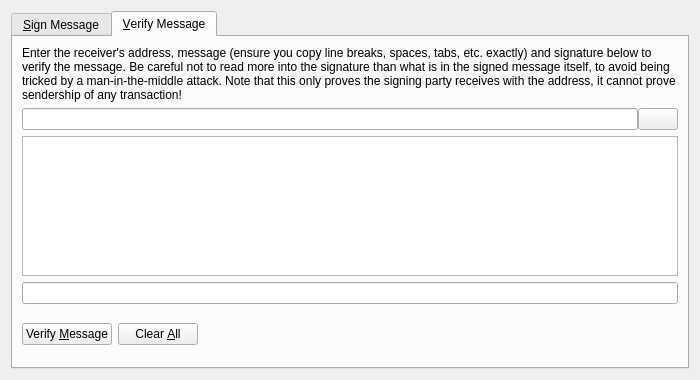
<?xml version="1.0" encoding="UTF-8"?>
<ui version="4.0">
 <class>SignVerifyMessageDialog</class>
 <widget class="QDialog" name="SignVerifyMessageDialog">
  <property name="geometry">
   <rect>
    <x>0</x>
    <y>0</y>
    <width>700</width>
    <height>380</height>
   </rect>
  </property>
  <property name="windowTitle">
   <string>Signatures - Sign / Verify a Message</string>
  </property>
  <property name="modal">
   <bool>true</bool>
  </property>
  <layout class="QVBoxLayout" name="verticalLayout">
   <item>
    <widget class="QTabWidget" name="tabWidget">
     <property name="currentIndex">
      <number>1</number>
     </property>
     <widget class="QWidget" name="tabSignMessage">
      <attribute name="title">
       <string>&amp;Sign Message</string>
      </attribute>
      <layout class="QVBoxLayout" name="verticalLayout_SM">
       <item>
        <widget class="QLabel" name="infoLabel_SM">
         <property name="text">
          <string>You can sign messages/agreements with your addresses to prove you can receive SMC sent to them. Be careful not to sign anything vague or random, as phishing attacks may try to trick you into signing your identity over to them. Only sign fully-detailed statements you agree to.</string>
         </property>
         <property name="textFormat">
          <enum>Qt::PlainText</enum>
         </property>
         <property name="wordWrap">
          <bool>true</bool>
         </property>
        </widget>
       </item>
       <item>
        <layout class="QHBoxLayout" name="horizontalLayout_1_SM">
         <property name="spacing">
          <number>0</number>
         </property>
         <item>
          <widget class="QValidatedLineEdit" name="addressIn_SM">
           <property name="toolTip">
            <string>The SMC address to sign the message with</string>
           </property>
          </widget>
         </item>
         <item>
          <widget class="QPushButton" name="addressBookButton_SM">
           <property name="toolTip">
            <string>Choose previously used address</string>
           </property>
           <property name="text">
            <string/>
           </property>
           <property name="shortcut">
            <string>Alt+A</string>
           </property>
           <property name="autoDefault">
            <bool>false</bool>
           </property>
          </widget>
         </item>
         <item>
          <widget class="QPushButton" name="pasteButton_SM">
           <property name="toolTip">
            <string>Paste address from clipboard</string>
           </property>
           <property name="text">
            <string/>
           </property>
           <property name="shortcut">
            <string>Alt+P</string>
           </property>
           <property name="autoDefault">
            <bool>false</bool>
           </property>
          </widget>
         </item>
        </layout>
       </item>
       <item>
        <widget class="QPlainTextEdit" name="messageIn_SM">
         <property name="toolTip">
          <string>Enter the message you want to sign here</string>
         </property>
        </widget>
       </item>
       <item>
        <widget class="QLabel" name="signatureLabel_SM">
         <property name="text">
          <string>Signature</string>
         </property>
         <property name="textFormat">
          <enum>Qt::PlainText</enum>
         </property>
        </widget>
       </item>
       <item>
        <layout class="QHBoxLayout" name="horizontalLayout_2_SM">
         <property name="spacing">
          <number>0</number>
         </property>
         <item>
          <widget class="QLineEdit" name="signatureOut_SM">
           <property name="font">
            <font>
             <italic>true</italic>
            </font>
           </property>
           <property name="readOnly">
            <bool>true</bool>
           </property>
          </widget>
         </item>
         <item>
          <widget class="QPushButton" name="copySignatureButton_SM">
           <property name="toolTip">
            <string>Copy the current signature to the system clipboard</string>
           </property>
           <property name="text">
            <string/>
           </property>
           <property name="autoDefault">
            <bool>false</bool>
           </property>
          </widget>
         </item>
        </layout>
       </item>
       <item>
        <layout class="QHBoxLayout" name="horizontalLayout_3_SM">
         <item>
          <widget class="QPushButton" name="signMessageButton_SM">
           <property name="toolTip">
            <string>Sign the message to prove you own this SMC address</string>
           </property>
           <property name="text">
            <string>Sign &amp;Message</string>
           </property>
           <property name="autoDefault">
            <bool>false</bool>
           </property>
          </widget>
         </item>
         <item>
          <widget class="QPushButton" name="clearButton_SM">
           <property name="toolTip">
            <string>Reset all sign message fields</string>
           </property>
           <property name="text">
            <string>Clear &amp;All</string>
           </property>
           <property name="autoDefault">
            <bool>false</bool>
           </property>
          </widget>
         </item>
         <item>
          <spacer name="horizontalSpacer_1_SM">
           <property name="orientation">
            <enum>Qt::Horizontal</enum>
           </property>
           <property name="sizeHint" stdset="0">
            <size>
             <width>40</width>
             <height>48</height>
            </size>
           </property>
          </spacer>
         </item>
         <item>
          <widget class="QLabel" name="statusLabel_SM">
           <property name="font">
            <font>
             <weight>75</weight>
             <bold>true</bold>
            </font>
           </property>
           <property name="text">
            <string/>
           </property>
           <property name="wordWrap">
            <bool>true</bool>
           </property>
          </widget>
         </item>
         <item>
          <spacer name="horizontalSpacer_2_SM">
           <property name="orientation">
            <enum>Qt::Horizontal</enum>
           </property>
           <property name="sizeHint" stdset="0">
            <size>
             <width>40</width>
             <height>48</height>
            </size>
           </property>
          </spacer>
         </item>
        </layout>
       </item>
      </layout>
     </widget>
     <widget class="QWidget" name="tabVerifyMessage">
      <attribute name="title">
       <string>&amp;Verify Message</string>
      </attribute>
      <layout class="QVBoxLayout" name="verticalLayout_VM">
       <item>
        <widget class="QLabel" name="infoLabel_VM">
         <property name="text">
          <string>Enter the receiver's address, message (ensure you copy line breaks, spaces, tabs, etc. exactly) and signature below to verify the message. Be careful not to read more into the signature than what is in the signed message itself, to avoid being tricked by a man-in-the-middle attack. Note that this only proves the signing party receives with the address, it cannot prove sendership of any transaction!</string>
         </property>
         <property name="textFormat">
          <enum>Qt::PlainText</enum>
         </property>
         <property name="alignment">
          <set>Qt::AlignLeading|Qt::AlignLeft|Qt::AlignTop</set>
         </property>
         <property name="wordWrap">
          <bool>true</bool>
         </property>
        </widget>
       </item>
       <item>
        <layout class="QHBoxLayout" name="horizontalLayout_1_VM">
         <property name="spacing">
          <number>0</number>
         </property>
         <item>
          <widget class="QValidatedLineEdit" name="addressIn_VM">
           <property name="toolTip">
            <string>The SMC address the message was signed with</string>
           </property>
          </widget>
         </item>
         <item>
          <widget class="QPushButton" name="addressBookButton_VM">
           <property name="toolTip">
            <string>Choose previously used address</string>
           </property>
           <property name="text">
            <string/>
           </property>
           <property name="shortcut">
            <string>Alt+A</string>
           </property>
           <property name="autoDefault">
            <bool>false</bool>
           </property>
          </widget>
         </item>
        </layout>
       </item>
       <item>
        <widget class="QPlainTextEdit" name="messageIn_VM"/>
       </item>
       <item>
        <widget class="QValidatedLineEdit" name="signatureIn_VM"/>
       </item>
       <item>
        <layout class="QHBoxLayout" name="horizontalLayout_2_VM">
         <item>
          <widget class="QPushButton" name="verifyMessageButton_VM">
           <property name="toolTip">
            <string>Verify the message to ensure it was signed with the specified SMC address</string>
           </property>
           <property name="text">
            <string>Verify &amp;Message</string>
           </property>
           <property name="autoDefault">
            <bool>false</bool>
           </property>
          </widget>
         </item>
         <item>
          <widget class="QPushButton" name="clearButton_VM">
           <property name="toolTip">
            <string>Reset all verify message fields</string>
           </property>
           <property name="text">
            <string>Clear &amp;All</string>
           </property>
           <property name="autoDefault">
            <bool>false</bool>
           </property>
          </widget>
         </item>
         <item>
          <spacer name="horizontalSpacer_1_VM">
           <property name="orientation">
            <enum>Qt::Horizontal</enum>
           </property>
           <property name="sizeHint" stdset="0">
            <size>
             <width>40</width>
             <height>48</height>
            </size>
           </property>
          </spacer>
         </item>
         <item>
          <widget class="QLabel" name="statusLabel_VM">
           <property name="font">
            <font>
             <weight>75</weight>
             <bold>true</bold>
            </font>
           </property>
           <property name="text">
            <string/>
           </property>
           <property name="wordWrap">
            <bool>true</bool>
           </property>
          </widget>
         </item>
         <item>
          <spacer name="horizontalSpacer_2_VM">
           <property name="orientation">
            <enum>Qt::Horizontal</enum>
           </property>
           <property name="sizeHint" stdset="0">
            <size>
             <width>40</width>
             <height>48</height>
            </size>
           </property>
          </spacer>
         </item>
        </layout>
       </item>
      </layout>
     </widget>
    </widget>
   </item>
  </layout>
 </widget>
 <customwidgets>
  <customwidget>
   <class>QValidatedLineEdit</class>
   <extends>QLineEdit</extends>
   <header>qvalidatedlineedit.h</header>
  </customwidget>
 </customwidgets>
 <resources>
  <include location="../smc.qrc"/>
 </resources>
 <connections/>
</ui>
